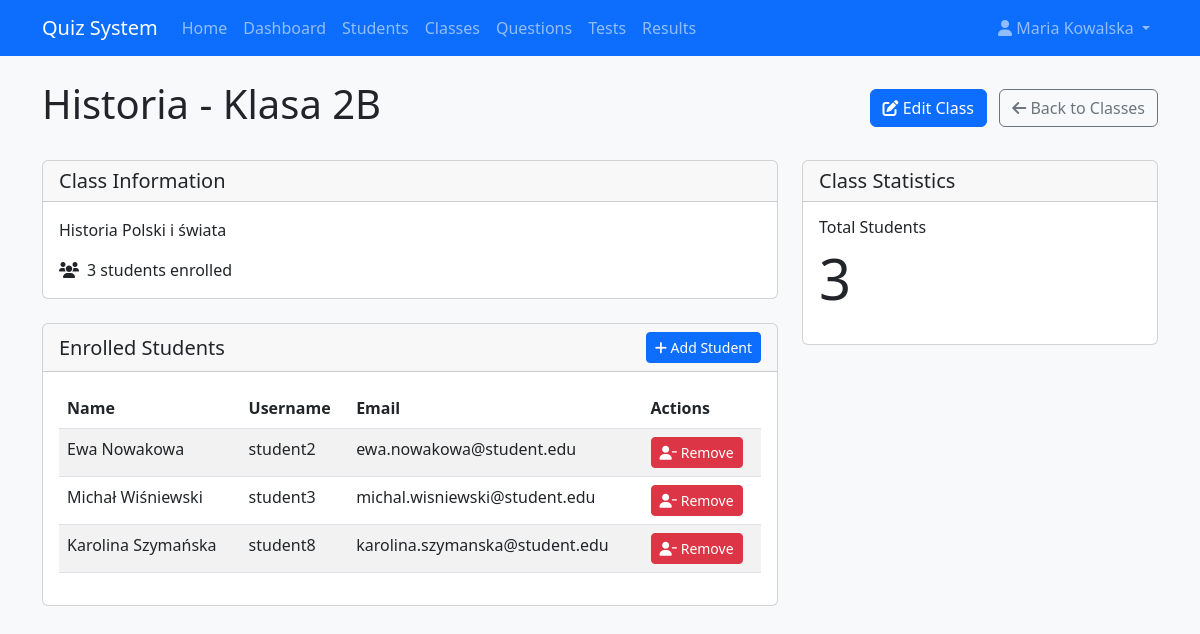
The page /quiz_system/teachers/viewClass/2 (signed in) on the database its author committed.
### tables this page shows
CREATE TABLE IF NOT EXISTS classes (
    id INT AUTO_INCREMENT PRIMARY KEY,
    name VARCHAR(100) NOT NULL,
    description TEXT,
    created_at TIMESTAMP DEFAULT CURRENT_TIMESTAMP
);

CREATE TABLE IF NOT EXISTS users (
    id INT AUTO_INCREMENT PRIMARY KEY,
    username VARCHAR(50) NOT NULL UNIQUE,
    password VARCHAR(255) NOT NULL,
    name VARCHAR(100) NOT NULL,
    role ENUM('teacher', 'student') NOT NULL,
    email VARCHAR(100) UNIQUE,
    created_at TIMESTAMP DEFAULT CURRENT_TIMESTAMP
);

### quiz_system/app/core/Router.php (called while the page is built, shortened)
<?php
class Router {
    protected $action = 'index';
    protected $url;
    public function __construct() {
        $this->url = $this->parseUrl();
    }
    public function route() {
        $this->controller = new $this->controller;
        if(isset($this->url[1])) {
            if(method_exists($this->controller, $this->url[1])) {
                $this->action = $this->url[1];
            }
        }
        $this->params = $this->url ? array_values($this->url) : [];
        call_user_func_array([$this->controller, $this->action], $this->params);
    }
    protected function parseUrl() {
        if(isset($_GET['url'])) {
            $url = rtrim($_GET['url'], '/');
            $url = filter_var($url, FILTER_SANITIZE_URL);
            $url = explode('/', $url);
            return $url;
        }
        return [];
    }
}
?>

### quiz_system/index.php (called while the page is built, shortened)
<?php
require_once ROOT_PATH . '/app/config/database.php';
require_once ROOT_PATH . '/app/core/Router.php';
require_once ROOT_PATH . '/app/core/Controller.php';
require_once ROOT_PATH . '/app/core/Database.php';
require_once ROOT_PATH . '/app/models/ClassModel.php';
$router = new Router();
$router->route();
?>

### quiz_system/app/core/Database.php (called while the page is built, shortened)
<?php
class Database {
    private $host = DB_HOST;
    private $user = DB_USER;
    private $pass = DB_PASS;
    private $dbname = DB_NAME;
    private $dbh;
    private $stmt;
    public function __construct() {
        $dsn = 'mysql:host=' . $this->host . ';dbname=' . $this->dbname;
        $options = [
            PDO::ATTR_PERSISTENT => true,
            PDO::ATTR_ERRMODE => PDO::ERRMODE_EXCEPTION
        ];
        try {
            $this->dbh = new PDO($dsn, $this->user, $this->pass, $options);
        } catch(PDOException $e) {
            $this->error = $e->getMessage();
            echo $this->error;
        }
    }
    public function query($sql) {
        $this->stmt = $this->dbh->prepare($sql);
    }
    public function bind($param, $value, $type = null) {
        if(is_null($type)) {
            switch(true) {
                case is_int($value):
                    $type = PDO::PARAM_INT;
                    break;
                default:
                    $type = PDO::PARAM_STR;
            }
        }
        $this->stmt->bindValue($param, $value, $type);
    }
    public function execute() {
        return $this->stmt->execute();
    }
    public function resultSet() {
        $this->execute();
        return $this->stmt->fetchAll(PDO::FETCH_OBJ);
    }
    public function single() {
        $this->execute();
        return $this->stmt->fetch(PDO::FETCH_OBJ);
    }
}
?>

### quiz_system/app/models/ClassModel.php (called while the page is built, shortened)
<?php
class ClassModel {
    private $db;
    public function __construct() {
        $this->db = new Database;
    }
    public function getClassById($id) {
        $this->db->query('SELECT * FROM classes WHERE id = :id');
        $this->db->bind(':id', $id);
        $class = $this->db->single();
        if($class) {
            $this->db->query('SELECT u.* FROM users u
                            JOIN student_class sc ON u.id = sc.user_id
                            WHERE sc.class_id = :class_id');
            $this->db->bind(':class_id', $id);
            $class->students = $this->db->resultSet();
            $class->student_count = count($class->students);
            $this->db->query('SELECT DISTINCT t.* FROM tests t
                            JOIN test_assignments ta ON t.id = ta.test_id
                            WHERE ta.class_id = :class_id
                            ORDER BY t.created_at DESC');
            $this->db->bind(':class_id', $id);
            $class->tests = $this->db->resultSet();
            foreach($class->tests as $test) {
                $this->db->query('SELECT COUNT(*) as count FROM test_questions WHERE test_id = :test_id');
                $this->db->bind(':test_id', $test->id);
                $count = $this->db->single();
            }
        }
        return $class;
    }
}
?>

### quiz_system/app/views/teachers/classes/view.php (the view, shortened to what this page needs)
<?php require APP_ROOT . '/views/inc/header.php'; ?>
<div class="d-flex justify-content-between align-items-center mb-4">
    <h1><?php echo $class->name; ?></h1>
    <div>
        <a href="<?php echo URL_ROOT; ?>/teachers/editClass/<?php echo $class->id; ?>" class="btn btn-primary me-2">
            <i class="fas fa-edit"></i> Edit Class
        </a>
        <a href="<?php echo URL_ROOT; ?>/teachers/classes" class="btn btn-outline-secondary">
            <i class="fas fa-arrow-left"></i> Back to Classes
        </a>
    </div>
</div>
<div class="row">
    <div class="col-md-8">
        <div class="card mb-4">
            <div class="card-header">
                <h5 class="mb-0">Class Information</h5>
            </div>
            <div class="card-body">
                <p class="mb-3"><?php echo !empty($class->description) ? $class->description : 'No description available.'; ?></p>
                <div class="d-flex align-items-center">
                    <i class="fas fa-users me-2"></i>
                    <span><?php echo count($class->students); ?> students enrolled</span>
                </div>
            </div>
        </div>
        <div class="card">
            <div class="card-header d-flex justify-content-between align-items-center">
                <h5 class="mb-0">Enrolled Students</h5>
                <button type="button" class="btn btn-sm btn-primary" data-bs-toggle="modal" data-bs-target="#addStudentModal">
                    <i class="fas fa-plus"></i> Add Student
                </button>
            </div>
            <div class="card-body">
                <?php if(!empty($class->students)) : ?>
                    <div class="table-responsive">
                        <table class="table table-striped">
                            <thead>
                                <tr>
                                    <th>Name</th>
                                    <th>Username</th>
                                    <th>Email</th>
                                    <th>Actions</th>
                                </tr>
                            </thead>
                            <tbody>
                                <?php foreach($class->students as $student) : ?>
                                    <tr>
                                        <td><?php echo $student->name; ?></td>
                                        <td><?php echo $student->username; ?></td>
                                        <td><?php echo $student->email; ?></td>
                                        <td>
                                            <form class="d-inline" action="<?php echo URL_ROOT; ?>/teachers/removeStudentFromClass/<?php echo $student->id; ?>/<?php echo $class->id; ?>" method="post">
                                                <button type="submit" class="btn btn-sm btn-danger btn-delete">
                                                    <i class="fas fa-user-minus"></i> Remove
                                                </button>
                                            </form>
                                        </td>
                                    </tr>
                                <?php endforeach; ?>
                            </tbody>
                        </table>
                    </div>
                <?php else : ?>
                    <p class="text-center">No students enrolled in this class yet.</p>
                <?php endif; ?>
            </div>
        </div>
    </div>
    <div class="col-md-4">
        <div class="card">
            <div class="card-header">
                <h5 class="mb-0">Class Statistics</h5>
            </div>
            <div class="card-body">
                <div class="mb-3">
                    <h6>Total Students</h6>
                    <p class="display-4"><?php echo count($class->students); ?></p>
                </div>
            </div>
        </div>
    </div>
</div>
<?php require APP_ROOT . '/views/inc/footer.php'; ?>

### quiz_system/public/css/style.css (style rules this page uses)
body { background-color: #f8f9fa; }
html, body { height: 100%; }
body { display: flex; flex-direction: column; }

### rows shown on the page
classes: name "Historia - Klasa 2B", description "Historia Polski i świata"
users: name "Ewa Nowakowa", username "student2", email "ewa.nowakowa@student.edu"
users: name "Michał Wiśniewski", username "student3", email "michal.wisniewski@student.edu"
users: name "Karolina Szymańska", username "student8", email "karolina.szymanska@student.edu"

### other values the page prints
SITE_NAME "Quiz System"
$_SESSION['user_name'] "Maria Kowalska"
count($class->students) "3"
